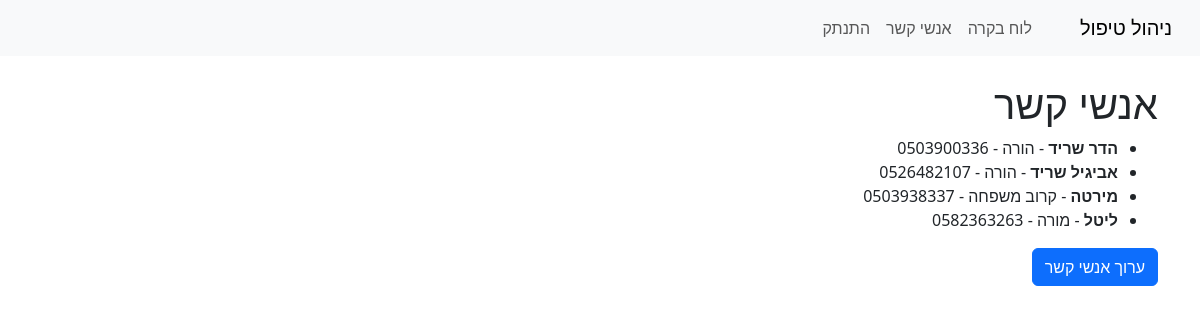
/contacts_page (signed in), run on the app's committed database.
### APP.py (models this page shows)
class Contact(db.Model):
    id = db.Column(db.Integer, primary_key=True)
    user_id = db.Column(db.Integer, db.ForeignKey('user.id'), nullable=False)
    name = db.Column(db.String(150), nullable=False)  # Name of the contact
    relation = db.Column(db.String(50), nullable=False)  # e.g., Teacher, Parent, Therapist
    phone_number = db.Column(db.String(20), nullable=False)

### APP.py (the view)
@app.route('/contacts_page')
@login_required
def contacts_page():
    contacts = Contact.query.filter_by(user_id=current_user.id).all()
    return render_template('contacts_page.html', title="אנשי קשר", contacts=contacts)

### APP.py (called while the page is built)
@login_manager.user_loader
def load_user(user_id):
    return User.query.get(int(user_id))

### templates/contacts_page.html (shortened to what this page needs)
<!DOCTYPE html>
<html lang="en">
<head>
</head>
<body>
    {% extends "base.html" %}
    {% block content %}
    <h1>אנשי קשר</h1>
    <ul>
        {% for contact in contacts %}
        <li>
            <strong>{{ contact.name }}</strong> - {{ contact.relation }} - {{ contact.phone_number }}
        </li>
        {% endfor %}
    </ul>
    <a href="{{ url_for('contacts') }}" class="btn btn-primary">ערוך אנשי קשר</a>
    {% endblock %}

### templates/base.html (style rules this page uses)
body { direction: rtl; text-align: right; }

### data on the page
Contact: name "הדר שריד", relation "הורה", phone_number "0503900336"
Contact: name "אביגיל שריד", relation "הורה", phone_number "0526482107"
Contact: name "מירטה", relation "קרוב משפחה", phone_number "0503938337"
Contact: name "ליטל", relation "מורה", phone_number "0582363263"
